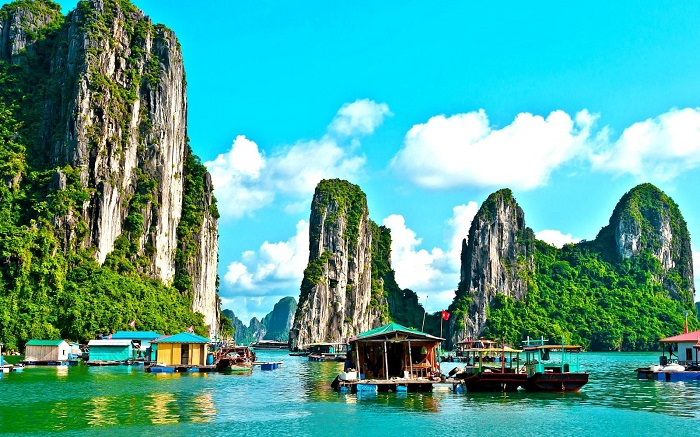
#> input picture lab3/exercise/ha-long-bay-in-vietnam.jpg, 700 x 437 px; its folder holds only this picture in this run
$ jupyter execute 2.4.ipynb
#> lines starting #> are read from the running program, lines starting #| are printed output that depends on the picture
[cell 1]
import cv2
import numpy as np
import os
import random
import matplotlib.pyplot as plt

def show_images(original, transformed, title="Ảnh sau biến đổi"):
    """Hiển thị song song ảnh gốc và ảnh đã biến đổi"""
    plt.figure(figsize=(8, 4))

    # Ảnh gốc
    plt.subplot(1, 2, 1)
    plt.imshow(cv2.cvtColor(original, cv2.COLOR_BGR2RGB))
    plt.title("Ảnh gốc")
    plt.axis("off")

    # Ảnh sau biến đổi
    plt.subplot(1, 2, 2)
    cmap = 'gray' if len(transformed.shape) == 2 else None
    plt.imshow(transformed, cmap=cmap)
    plt.title(title)
    plt.axis("off")

    plt.tight_layout()
    plt.show()

# Hàm đổi thứ tự kênh màu RGB ngẫu nhiên
def shuffle_rgb(image):
    return image[:, :, np.random.permutation(3)]

# Biến đổi FFT
def fast_fourier_transform(image):
    dft = cv2.dft(np.float32(image), flags=cv2.DFT_COMPLEX_OUTPUT)
    dft_shift = np.fft.fftshift(dft)
    magnitude_spectrum = cv2.magnitude(dft_shift[:, :, 0], dft_shift[:, :, 1])
    magnitude_spectrum = np.log(1 + magnitude_spectrum)
    magnitude_spectrum = cv2.normalize(magnitude_spectrum, None, 0, 255, cv2.NORM_MINMAX)
    return magnitude_spectrum.astype(np.uint8)

# Bộ lọc Butterworth
def butterworth_lowpass_filter(shape, d0=30, n=2):
    rows, cols = shape
    center = (rows // 2, cols // 2)
    H = np.zeros((rows, cols), dtype=np.float32)
    for i in range(rows):
        for j in range(cols):
            D = np.sqrt((i - center[0])**2 + (j - center[1])**2)
            H[i, j] = 1 / (1 + (D / d0)**(2 * n))
    return H

def butterworth_highpass_filter(shape, d0=30, n=2):
    return 1 - butterworth_lowpass_filter(shape, d0, n)

def apply_butterworth_filter(image, filter_type="lowpass"):
    dft = cv2.dft(np.float32(image), flags=cv2.DFT_COMPLEX_OUTPUT)
    dft_shift = np.fft.fftshift(dft)
    filter_func = butterworth_lowpass_filter if filter_type == "lowpass" else butterworth_highpass_filter
    H = filter_func(image.shape)
    dft_shift[:, :, 0] *= H
    dft_shift[:, :, 1] *= H
    dft_ishift = np.fft.ifftshift(dft_shift)
    img_back = cv2.idft(dft_ishift)
    img_back = cv2.magnitude(img_back[:, :, 0], img_back[:, :, 1])
    return cv2.normalize(img_back, None, 0, 255, cv2.NORM_MINMAX).astype(np.uint8)

# Lọc min/max
def min_filter(image, ksize=3):
    return cv2.erode(image, np.ones((ksize, ksize), np.uint8))

def max_filter(image, ksize=3):
    return cv2.dilate(image, np.ones((ksize, ksize), np.uint8))

# Hàm chính
def process_images():
    input_folder = "exercise"
    output_folder = "output_random"
    os.makedirs(output_folder, exist_ok=True)

    for filename in os.listdir(input_folder):
        if filename.lower().endswith((".png", ".jpg", ".jpeg")):
            image_path = os.path.join(input_folder, filename)
            image = cv2.imread(image_path)
#> image is the input picture: shape (437, 700, 3); mean B, G, R 153.4, 164.8, 80.7
            shuffled_image = shuffle_rgb(image)
#> in shuffle_rgb, `return image[:, :, np.random.permutation(3)]`:
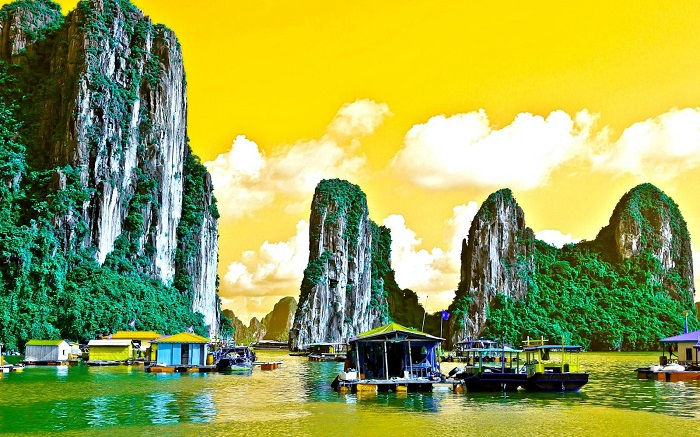
#> returned value: shape (437, 700, 3); mean of channels 0, 1, 2 80.7, 164.8, 153.4; drawn as B, G, R
            gray_image = cv2.cvtColor(shuffled_image, cv2.COLOR_BGR2GRAY)
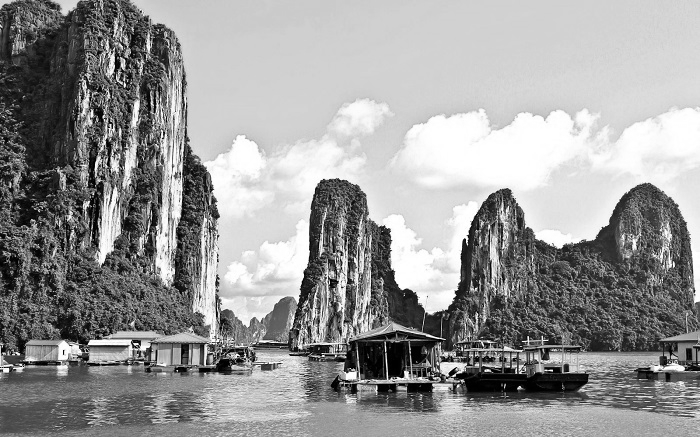
#> gray_image: shape (437, 700); min 0, max 255, mean 151.8

            # Chọn phép biến đổi
            transform_type = random.choice(["FFT", "Lowpass", "Highpass"])
            transform_name = transform_type  # đặt biến dùng cho tiêu đề

            if transform_type == "FFT":
                transformed_image = fast_fourier_transform(gray_image)
            elif transform_type == "Lowpass":
                transformed_image = apply_butterworth_filter(gray_image, "lowpass")
#> in apply_butterworth_filter, `img_back = cv2.magnitude(img_back[:, :, 0], img_back[:, :, 1])`:
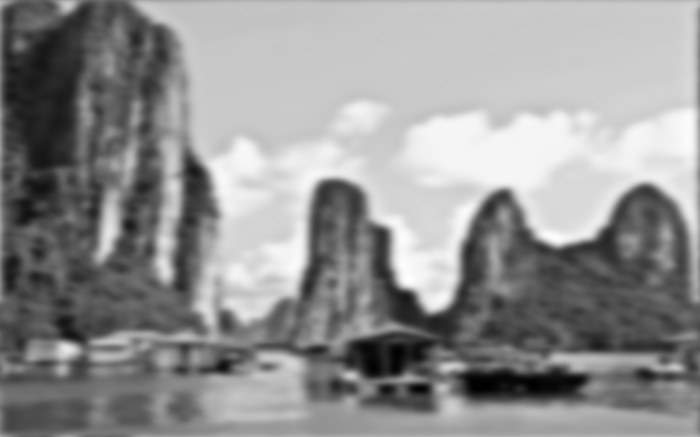
#> img_back: shape (437, 700) float32; min 8924, max 81056936, mean 46435500; drawn with min black and max white
                transformed_image = min_filter(transformed_image, ksize=3)
            elif transform_type == "Highpass":
                transformed_image = apply_butterworth_filter(gray_image, "highpass")
                transformed_image = max_filter(transformed_image, ksize=3)

            output_path = os.path.join(output_folder, filename)
            cv2.imwrite(output_path, transformed_image)
            print(f"Đã xử lý: {filename} - {transform_name}")
            show_images(image, transformed_image, f"{transform_name}: {filename}")
#> in show_images, `plt.show()`:
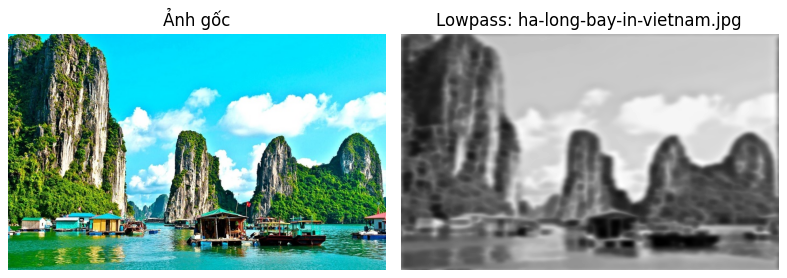
#> figure drawn by matplotlib, 2 panels

# Gọi hàm xử lý
process_images()

$ run again, on lab3/exercise/pagoda.jpg
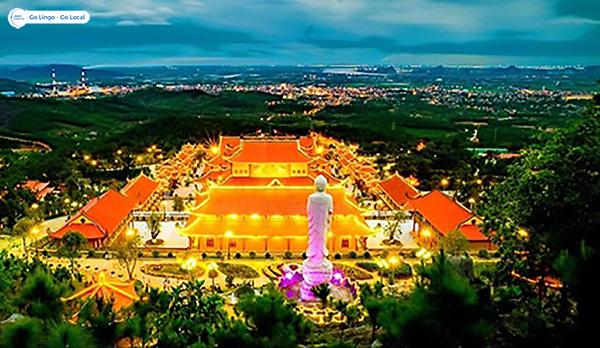
#> input picture lab3/exercise/pagoda.jpg, 600 x 348 px
#> in process_images, image is the input picture: shape (348, 600, 3); mean B, G, R 64.1, 94.8, 82.1
#> in apply_butterworth_filter, `img_back = cv2.magnitude(img_back[:, :, 0], img_back[:, :, 1])`:
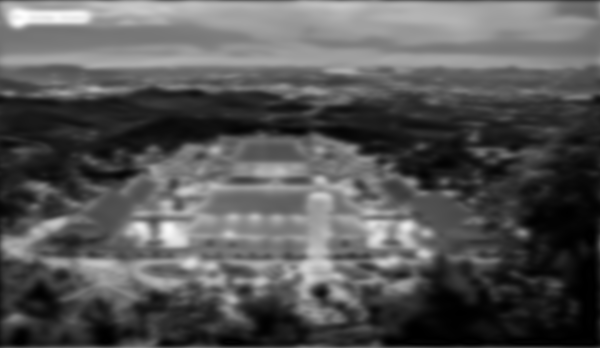
#> img_back: shape (348, 600) float32; min 486, max 51880692, mean 17584012; drawn with min black and max white
#> in show_images, `plt.show()`:
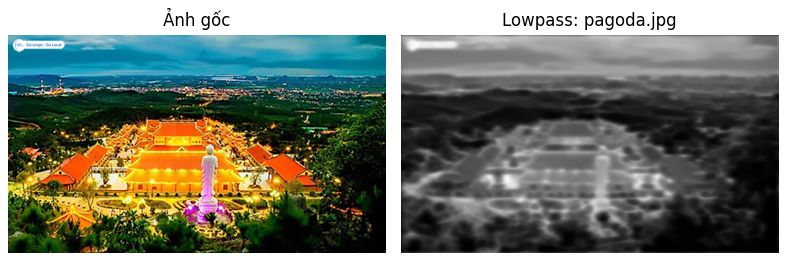
#> figure drawn by matplotlib, 2 panels

$ run again, on lab3/exercise/quang_ninh.jpg
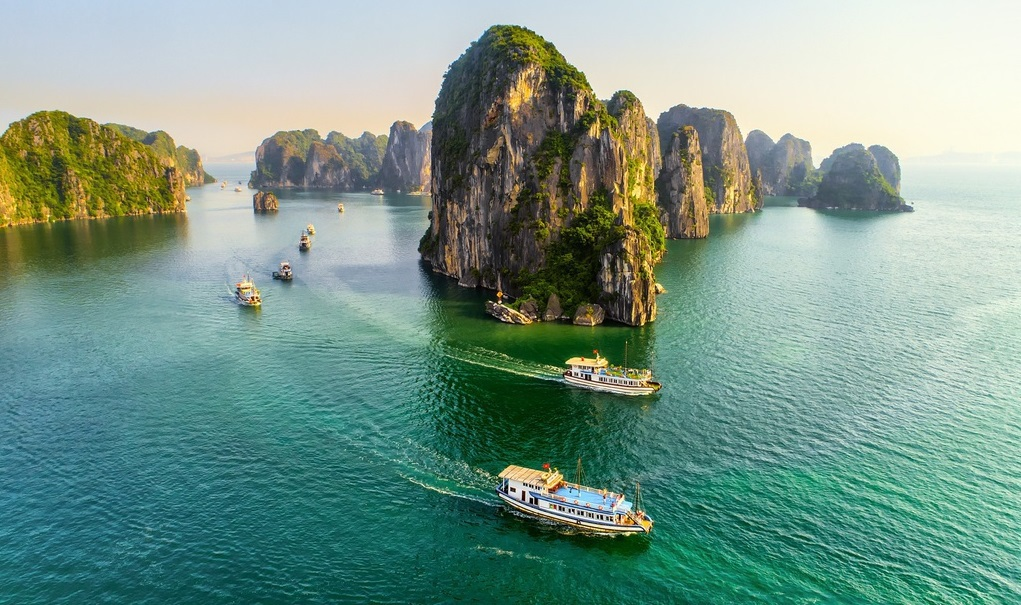
#> input picture lab3/exercise/quang_ninh.jpg, 1021 x 605 px
#> in process_images, image is the input picture: shape (605, 1021, 3); mean B, G, R 137.7, 151, 119.9
#> in apply_butterworth_filter, `img_back = cv2.magnitude(img_back[:, :, 0], img_back[:, :, 1])`:
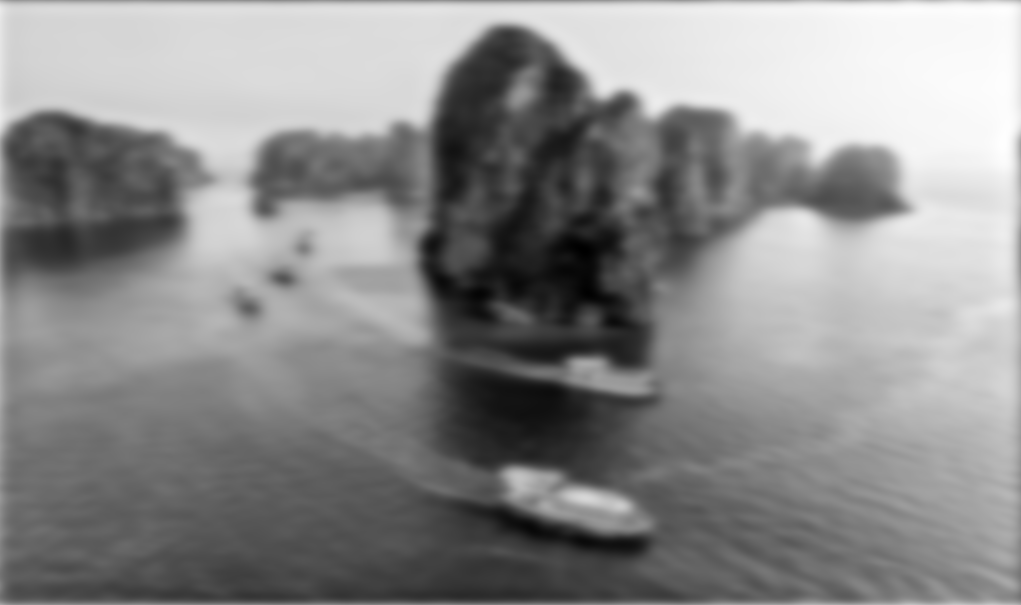
#> img_back: shape (605, 1021) float32; min 8294256.5, max 154789376, mean 88619824; drawn with min black and max white
#> in show_images, `plt.show()`:
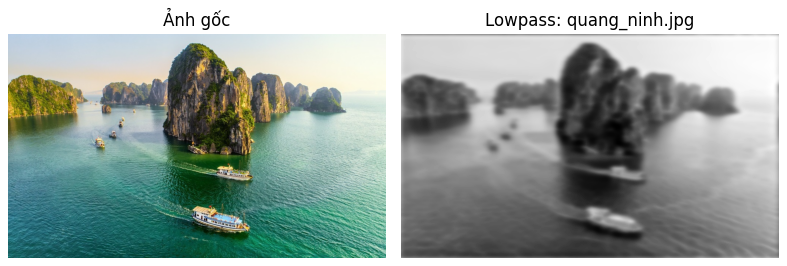
#> figure drawn by matplotlib, 2 panels
